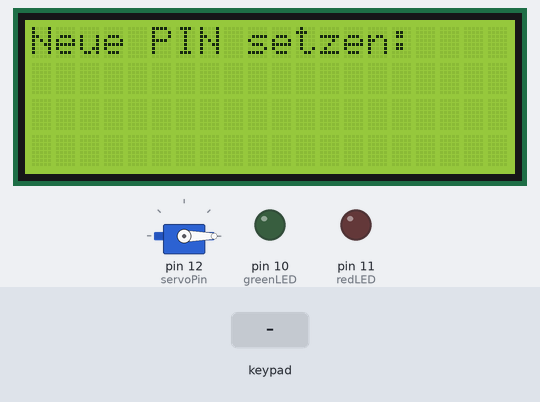
Bench run of a sketch on a simulated Arduino Uno, built with avr-gcc and run on an emulated ATmega328P. Parts: 20×4 character LCD, servo, output pins drawn as LEDs (lit = HIGH). The test bench sets the inputs (shaded band).

Above: at 1.2 s.
1.3 s: keypad keys 1 2 3 4 # pressed 0.4 s apart
At 3.9 s:
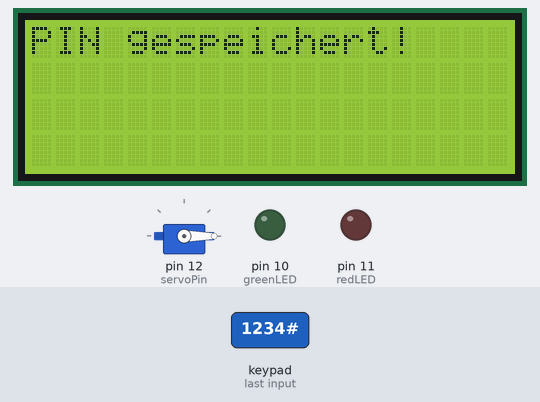
4.8 s: key '#' pressed
At 6.1 s:
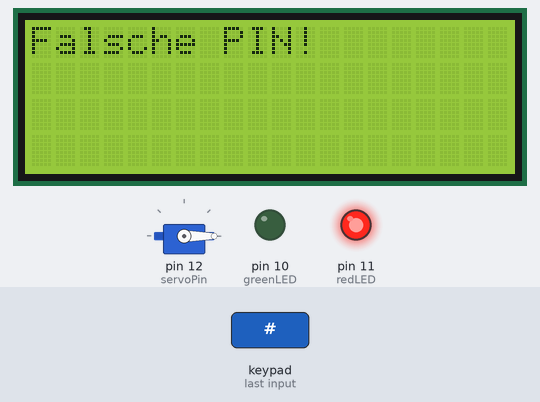
7.8 s: keypad keys 1 2 3 4 A pressed 0.4 s apart
At 9.9 s:
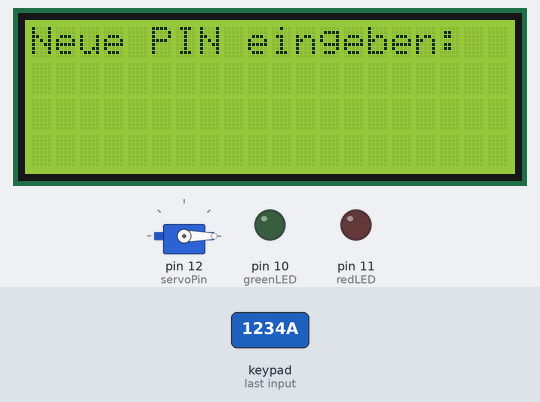
11.3 s: key '1' pressed
12.8 s: keypad keys 1 2 3 4 pressed 0.4 s apart
At 13.9 s:
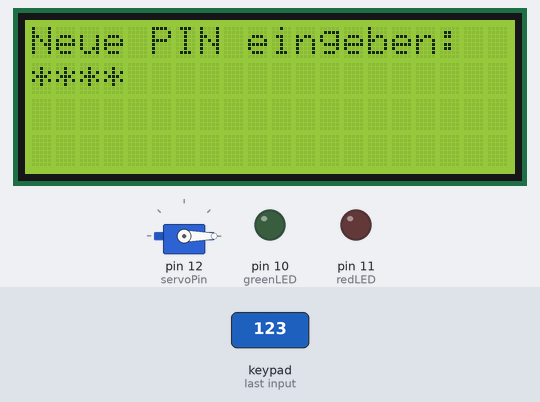
15.9 s: key '*' pressed
At 17.2 s:
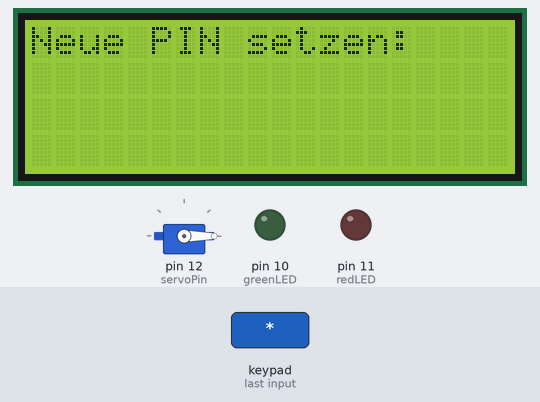
Timing chart, 0 to 18.4 s (numbered marks = the images above; inputs shaded):
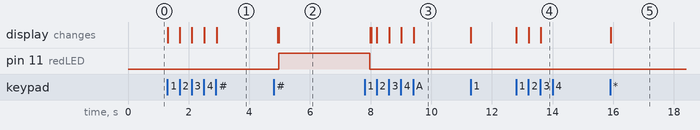

The sketch:

Folientastatur_PIN_Code.ino
```cpp
#include <Wire.h>
#include <LiquidCrystal_I2C.h>
#include <Keypad.h>
#include <Servo.h>

// LCD 2004 mit I2C-Adresse 0x27 (20 Zeichen x 4 Zeilen)
LiquidCrystal_I2C lcd(0x27, 20, 4);

// Definition des Keypads (4x4 Matrix)
const byte ROWS = 4;
const byte COLS = 4;

// Tastenbelegung des Keypads
char keys[ROWS][COLS] = {
  {'1', '2', '3', 'A'},
  {'4', '5', '6', 'B'},
  {'7', '8', '9', 'C'},
  {'*', '0', '#', 'D'}
};

// Definition der Zeilen- und Spalten-Pins für das Keypad
const byte row1 = 2, row2 = 3, row3 = 4, row4 = 5;  // Zeilen
const byte col1 = 6, col2 = 7, col3 = 8, col4 = 9;  // Spalten
byte rowPins[ROWS] = {row1, row2, row3, row4};
byte colPins[COLS] = {col1, col2, col3, col4};

// Erstellen des Keypad-Objekts
Keypad keypad = Keypad(makeKeymap(keys), rowPins, colPins, ROWS, COLS);

// LED-Pins zur Statusanzeige
const byte greenLED = 10; // Grüne LED = PIN korrekt
const byte redLED = 11;   // Rote LED = PIN falsch

// Servo für das Türschloss
Servo safeServo;
const byte servoPin = 12;  // Servo-Pin

// Variablen zur Speicherung der PIN
String savedPIN = "";  // Gespeicherte PIN
String enteredPIN = "";  // Aktuell eingegebene PIN
bool isNewPIN = true;  // Zeigt an, ob eine neue PIN gesetzt werden muss

void setup() {
  // Initialisierung des LCDs
  lcd.init();
  lcd.backlight(); // Hintergrundbeleuchtung einschalten

  // LED-Pins als Ausgänge definieren
  pinMode(greenLED, OUTPUT);
  pinMode(redLED, OUTPUT);

  // LEDs beim Start ausschalten
  digitalWrite(greenLED, LOW);
  digitalWrite(redLED, LOW);

  // Servo anschließen und auf "geschlossen" setzen (0°)
  safeServo.attach(servoPin);
  safeServo.write(0);

  // Aufforderung zur Eingabe einer neuen PIN beim ersten Start
  lcd.setCursor(0, 0);
  lcd.print("Neue PIN setzen:");
}

void loop() {
  char key = keypad.getKey(); // Taste vom Keypad auslesen

  if (key) {
    if (isNewPIN) {
      setNewPIN(key); // Falls eine neue PIN gesetzt werden soll
    } else {
      if (key == 'A') { // Falls "A" gedrückt wird, kann die PIN geändert werden
        lcd.clear();
        lcd.setCursor(0, 0);
        lcd.print("Neue PIN eingeben:");
        savedPIN = "";
        isNewPIN = true;
      }
      else if (key == '#') { // Falls "#" gedrückt wird, PIN überprüfen
        checkPIN();
      }
      else if (key == '*') { // Falls "*" gedrückt wird, Eingabe zurücksetzen
        enteredPIN = "";
        lcd.clear();
        lcd.setCursor(0, 0);
        lcd.print("PIN eingeben:");
      }
      else { // Falls eine normale Ziffer gedrückt wird
        if (enteredPIN.length() < 4) {
          enteredPIN += key;
          lcd.setCursor(enteredPIN.length() - 1, 1);
          lcd.print('*');  // Eingabe als "*" anzeigen
        }
      }
    }
  }
}

// Funktion zur Eingabe und Speicherung einer neuen PIN
void setNewPIN(char key) {
  if (key == '#') { // Wenn "#" gedrückt wird, PIN speichern
    if (savedPIN.length() == 4) { // Nur speichern, wenn genau 4 Zeichen eingegeben wurden
      lcd.clear();
      lcd.setCursor(0, 0);
      lcd.print("PIN gespeichert!");
      delay(2000);
      lcd.clear();
      lcd.setCursor(0, 0);
      lcd.print("PIN eingeben:");
      isNewPIN = false; // PIN wurde gespeichert
    }
  }
  else if (key == '*') { // Falls "*" gedrückt wird, Eingabe zurücksetzen
    savedPIN = "";
    lcd.clear();
    lcd.setCursor(0, 0);
    lcd.print("Neue PIN setzen:");
  }
  else { // Falls eine normale Ziffer gedrückt wird
    if (savedPIN.length() < 4) {
      savedPIN += key;
      lcd.setCursor(savedPIN.length() - 1, 1);
      lcd.print('*');  // Zeigt die Eingabe als "*"
    }
  }
}

// Funktion zur PIN-Überprüfung
void checkPIN() {
  lcd.clear();
  lcd.setCursor(0, 0);

  if (enteredPIN == savedPIN) { // Wenn die eingegebene PIN korrekt ist
    lcd.print("Safe geoeffnet!");
    digitalWrite(greenLED, HIGH); // Grüne LED an
    safeServo.write(90); // Servo auf 90° drehen (Safe öffnen)
    delay(4000); // Safe für 4 Sekunden offen lassen
    safeServo.write(0); // Safe schließen
    digitalWrite(greenLED, LOW); // Grüne LED aus
  }
  else { // Falls die PIN falsch ist
    lcd.print("Falsche PIN!");
    digitalWrite(redLED, HIGH); // Rote LED an
    delay(3000); // 3 Sekunden Wartezeit
    digitalWrite(redLED, LOW); // Rote LED aus
  }

  // PIN-Eingabe zurücksetzen
  enteredPIN = "";
  lcd.clear();
  lcd.setCursor(0, 0);
  lcd.print("PIN eingeben:");
}
```

Measured:
- after the input at 1.3 s, the display: first changes at once (image 1 shows a later state)
- after the input at 4.8 s, pin 11 (redLED): LOW → HIGH after 0.18 s; the display: first differs from a run without the input after 0.18 s (image 2)
- after the input at 7.8 s, the display: first differs from a run without the input after 0.22 s (image 3 shows a later state)
- after the input at 12.8 s, the display: first changes at once (image 4 shows a later state)
- after the input at 15.9 s, the display: changes at once (image 5)
